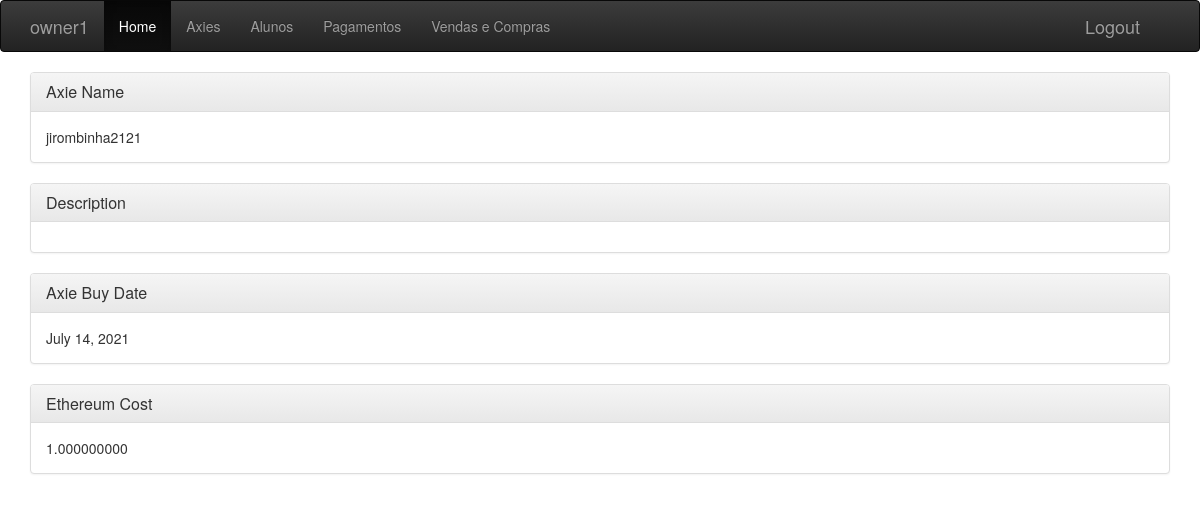
/axie/1/ (signed in), run on an earlier commit of the app's database.
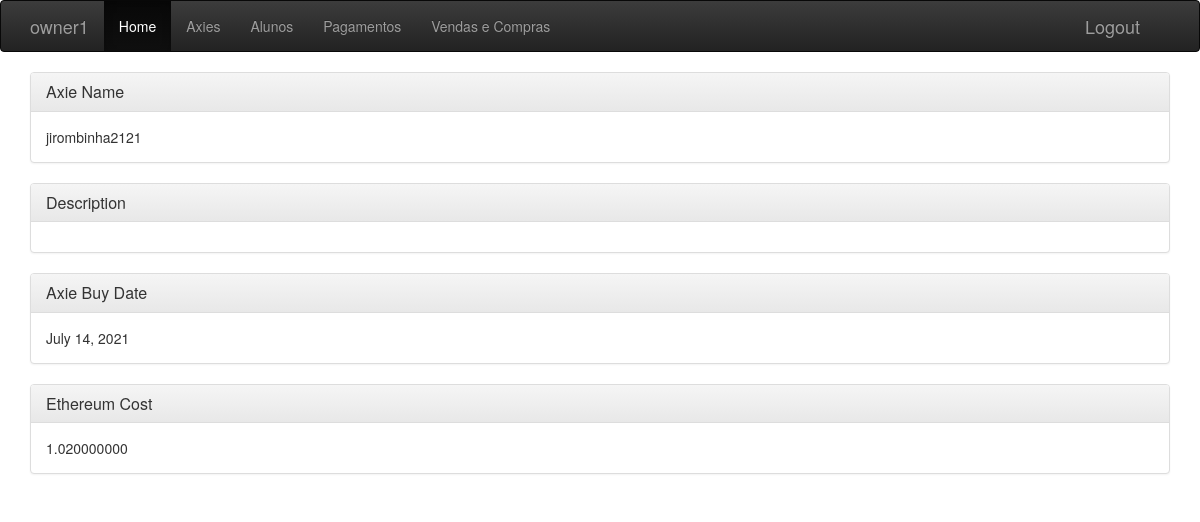
And on a later commit of the database.
### manager/models.py (models this page shows, shortened)
class Axie(models.Model):
    student = models.ForeignKey("manager.Student", related_name="axies", on_delete=models.SET_NULL, blank=True, null=True, validators=[validate_axie_limit])
    axie_id = models.CharField(max_length=50)
    buy_date = models.DateField(blank=True, null=True)
    description = models.TextField(blank=True, null=True)
    eth_cost = models.DecimalField(max_digits=18, decimal_places=9, validators=[MinValueValidator(0)])
    sold = models.BooleanField(default=False)
    user = models.ForeignKey(User, related_name="userAxies", on_delete=models.DO_NOTHING)

### manager/views.py (the view)
# urls.py: path('axie/<int:pk>/', views.AxieDetailView.as_view(), name="axie_detail"),
class AxieDetailView(LoginRequiredMixin, DetailView):
    login_url = "/"
    model = Axie

### manager/templates/manager/axie_detail.html (shortened to what this page needs)
{% extends "manager/base.html" %}
{% block content %}
    <div class="panel panel-default">
        <div class="panel-heading">
            <h3 class="panel-title">Axie Name</h3>
        </div>
        <div class="panel-body">
            {{ axie.axie_id }}
        </div>
    </div>
    <div class="panel panel-default">
        <div class="panel-heading">
            <h3 class="panel-title">Description</h3>
        </div>
        <div class="panel-body">
        </div>
    </div>
    <div class="panel panel-default">
        <div class="panel-heading">
            <h3 class="panel-title">Axie Buy Date</h3>
        </div>
        <div class="panel-body">
            {{ axie.buy_date }}
        </div>
    </div>
    <div>
    <div class="panel panel-default">
        <div class="panel-heading">
            <h3 class="panel-title">Ethereum Cost</h3>
        </div>
        <div class="panel-body">
            {{ axie.eth_cost }}
        </div>
    </div>
{% endblock %}

What changed in the data, as far as the page shows it:
changed Axie "jirombinha2121": eth_cost "1.000000000" → "1.020000000"
